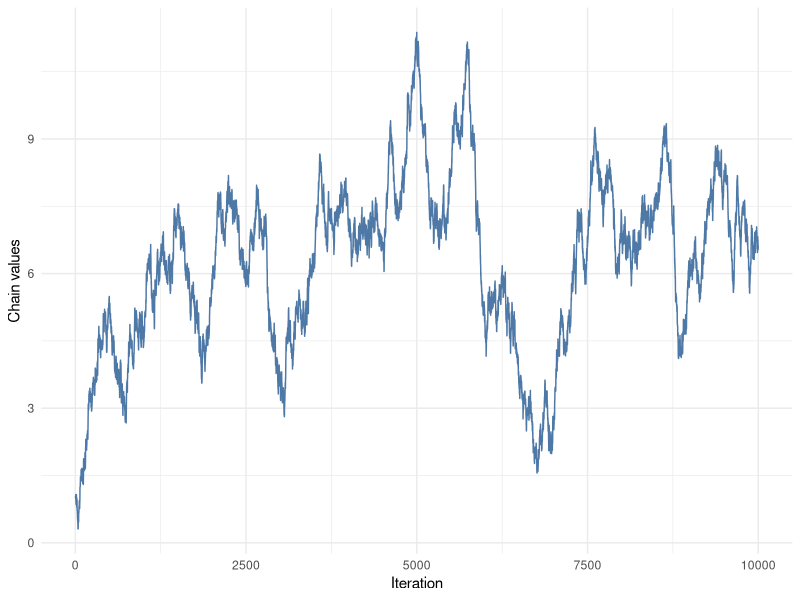
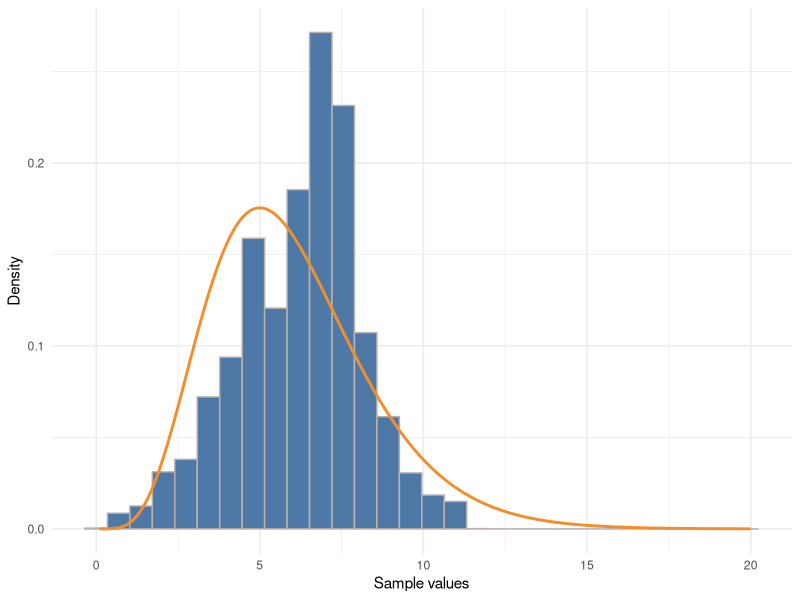
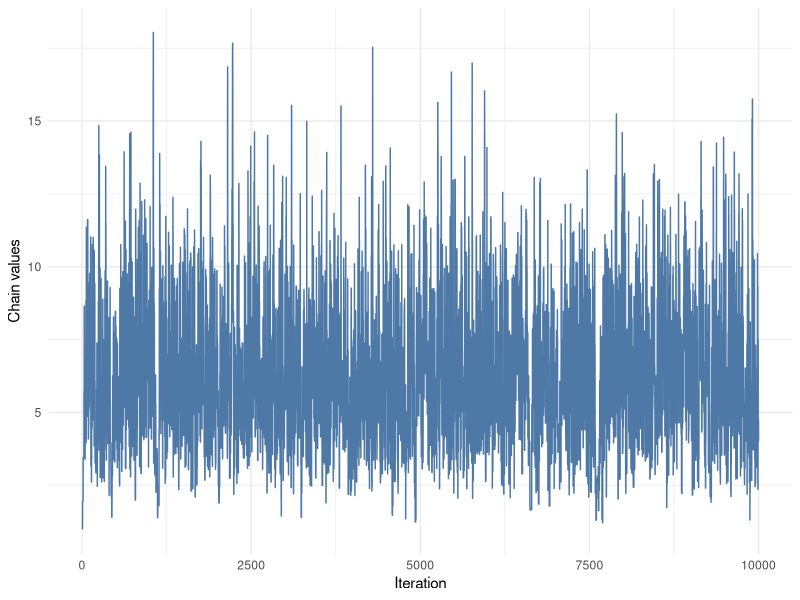
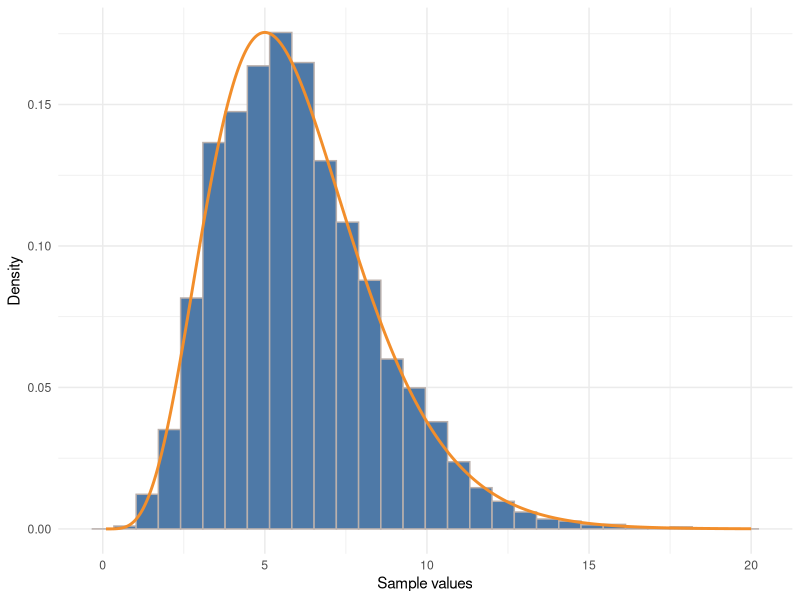
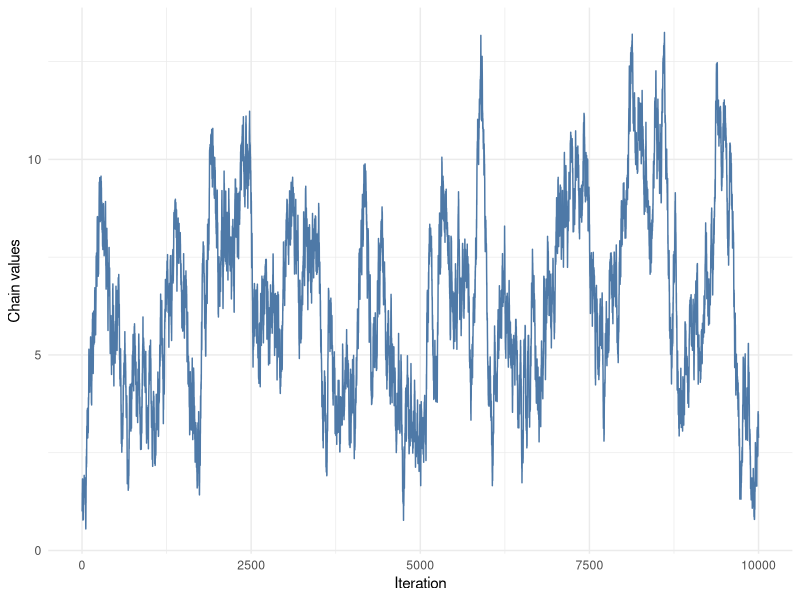
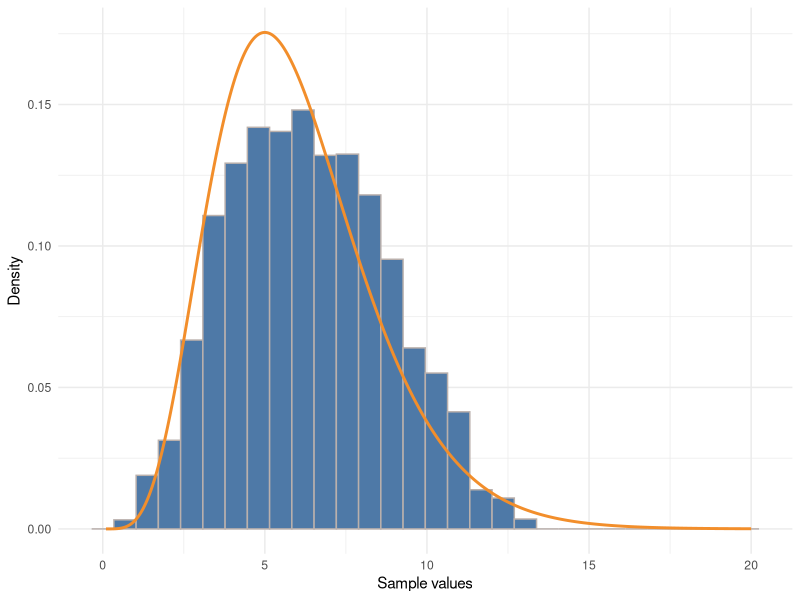
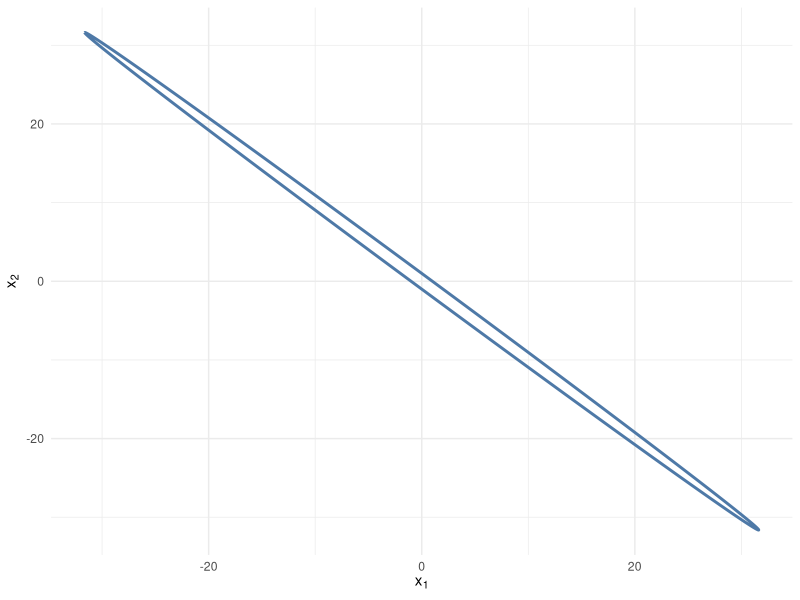
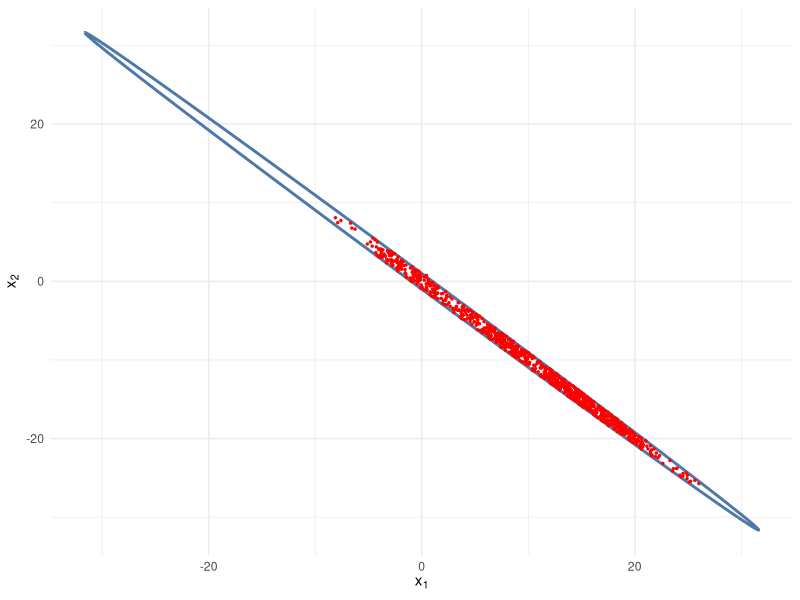

Recreate these plots in R, in order.
## ---- chunk 1
knitr::opts_chunk$set(echo = TRUE, warning = FALSE, message = FALSE)
## ---- chunk 2
library(ggplot2)
library(knitr)
## ---- chunk 3
# define target function
f <- function(x){
  ifelse(x > 0, 120*(x^5)*exp(-x), 0)
}

# Normalize f(x) so it integrates to 1
normalizing_constant <- integrate(f, lower = 0, upper = Inf)$value
f_normalized <- function(x) f(x) / normalizing_constant

# Generate points for the normalized density function
x_f <- seq(0.1, 20, length.out = 1000)
y_f <- sapply(x_f, f_normalized)
data_f <- data.frame(x = x_f, y = y_f)
## ---- chunk 4
MetropolisHastings <- function(x_init, n_iter, prop_dist, prop_dist_rand, target){
  set.seed(1234)
  
  # initial values
  x <- numeric(length = n_iter)
  x[1] <- x_init
  acc <- 0
  
  for(t in 2:(n_iter)){
    
    # get candidate for x from the proposal distribution
    x_candidate <- prop_dist_rand(x[t - 1])
    
    # calculate acceptance rate
    r <- (target(x_candidate) * prop_dist(x[t-1], x_candidate)) / (target(x[t - 1]) * prop_dist(x_candidate, x[t - 1]))
  
    if (runif(1) < min(r, 1)) {
      # Accept new candidate
      x[t] <- x_candidate  
      acc <- acc + 1
      
    } else {
      # Stay at previous value
      x[t] <- x[t - 1]  
    }
  }
  
  return(list(chain = x, acceptance_rate = sum(acc)/n_iter))
}
## ---- chunk 5
prop_normal <- function(x1, x2){dnorm(x1, mean = x2, sd = 0.1)}
prop_normal_rand <- function(x){rnorm(1, mean = x, sd = 0.1)}
res1 <- MetropolisHastings(1, 10000, prop_normal, prop_normal_rand, f)
# x1 <- MetropolisHastings(1, 10000, prop_normal, prop_normal_rand, f)$chain
# acc1 <- MetropolisHastings(1, 10000, prop_normal, prop_normal_rand, f)$acceptance

prop_chi <- function(x1, x2){dchisq(x1, df = floor(x2))}
prop_chi_rand <- function(x){rchisq(1, df = floor(x))}
res2 <- MetropolisHastings(1, 10000, prop_chi, prop_chi_rand, f)
# x2 <- MetropolisHastings(1, 10000, prop_chi, prop_chi_rand, f)$chain
# acc2 <- MetropolisHastings(1, 10000, prop_chi, prop_chi_rand, f)$acceptance

prop_unif <- function(x1, x2){dunif(x1, min = x2 - 0.5, max = x2 + 0.5)}
prop_unif_rand <- function(x){runif(1, x - 0.5, x + 0.5)}
res3 <- MetropolisHastings(1, 10000, prop_unif, prop_unif_rand, f)
# x3 <- MetropolisHastings(1, 10000, prop_unif, prop_unif_rand, f)$chain
# acc3 <- MetropolisHastings(1, 10000, prop_unif, prop_unif_rand, f)$acceptance

data <- data.frame(it = 1:10000, x1 = res1$chain, x2 = res2$chain, x3 = res3$chain)
## ---- chunk 6
ggplot(data, aes(x = it, y = x1)) + 
  geom_line(col = "#4E79A7") + 
  theme_minimal() + 
  labs(x = "Iteration", y = "Chain values")
## ---- chunk 7
ggplot(data, aes(x = x1)) + 
  geom_histogram(aes(y = ..density..), color = "#BAB0AC", fill = "#4E79A7", bins = 30) + 
  geom_line(data = data_f, aes(x = x, y = y), color = "#F28E2B", linewidth = 1) + 
  theme_minimal() + 
  labs(x = "Sample values", y = "Density")
## ---- chunk 8
ggplot(data, aes(x = it, y = x2)) + 
  geom_line(col = "#4E79A7", size = 0.5) + 
  theme_minimal() + 
  labs(x = "Iteration", y = "Chain values")
## ---- chunk 9
ggplot(data, aes(x = x2)) + 
  geom_histogram(aes(y = ..density..), color = "#BAB0AC", fill = "#4E79A7", bins = 30) + 
  geom_line(data = data_f, aes(x = x, y = y), color = "#F28E2B", linewidth = 1) + 
  theme_minimal() + 
  labs(x = "Sample values", y = "Density")
## ---- chunk 10
ggplot(data, aes(x = it, y = x3)) + 
  geom_line(col = "#4E79A7") + 
  theme_minimal() + 
  labs(x = "Iteration", y = "Chain values")
## ---- chunk 11
ggplot(data, aes(x = x3)) + 
  geom_histogram(aes(y = ..density..), color = "#BAB0AC", fill = "#4E79A7", bins = 30) + 
  geom_line(data = data_f, aes(x = x, y = y), color = "#F28E2B", linewidth = 1) + 
  theme_minimal() + 
  labs(x = "Sample values", y = "Density")
## ---- chunk 12
mean_values <- c(mean(data$x1), mean(data$x2), mean(data$x3))
distribution <- c("Normal", "Chi", "Uniform")
mean_data <- data.frame("Proposal distribution" = distribution, "Mean values" = mean_values)
kable(mean_data, caption = "Sample mean values")
## ---- chunk 13
library(ggplot2)
library(knitr)
## ---- chunk 14
#a draw the boundary 
w  <- 1.999
x_max <- sqrt(4 / (4 - w^2))  # maximum of x1
xv <- seq(-x_max, x_max, by=0.01)  # x1


x2_pos <- -(w/2)*xv + sqrt(1 - (1 - w^2/4) * xv^2)
x2_neg <- -(w/2)*xv - sqrt(1 - (1 - w^2/4) * xv^2)


ellipse_df <- data.frame(
  x1=c(xv,rev(xv)),
  x2=c(x2_pos,rev(x2_neg))
)

ggplot(ellipse_df,aes(x=x1,y=x2))+
  geom_path(color="#4E79A7",size=1)+
  labs(x=expression(x[1]),y=expression(x[2]))+
  theme_minimal()
## ---- chunk 15
#c Gibbs sampling

gibbsSampling <- function(n,W){
  
  #initialize x1 and x2
  X1 <- numeric(n)
  X2 <- numeric(n)
  
  #initialize the first iteration
  X1[1] <- runif(1,-1,1)
  X2[1] <- runif(1,-1,1)
  
  for(i in 2:n){
   #generating x1 given x2
   X1_range <- c(-0.5*W*X2[i-1]-sqrt(1-(1-1/4*W^2)*X2[i-1]^2),-0.5*W*X2[i-1]+sqrt(1-(1-1/4*W^2)*X2[i-1]^2))
   X1[i] <- runif(1,min = X1_range[1],max = X1_range[2]) 
    
   #generating x2 given x1
   X2_range <- c(-0.5*W*X1[i]-sqrt(1-(1-1/4*W^2)*X1[i]^2),-0.5*W*X1[i]+sqrt(1-(1-1/4*W^2)*X1[i]^2))
   X2[i] <- runif(1,min = X2_range[1],max = X2_range[2])
    
  }
   result <- data.frame(X1,X2)
   return(result)
}
set.seed(12345)
samples <- gibbsSampling(1000,1.999)
ggplot(ellipse_df,aes(x=x1,y=x2))+
  geom_path(color="#4E79A7",size=1)+
  labs(x=expression(x[1]),y=expression(x[2]))+
  geom_point(data=samples,aes(x = X1, y = X2), color = "red", size = 0.5) +
  theme_minimal()

## ---- chunk 16
#repeat the sampling 
prob_x1 <- function(sample,n){
  prob <- sum(sample$X1>0)/n
  return(prob)
  
}
set.seed(12345)
probs <- numeric(10)
sample_result <- list()
for (i in 1:10) {
  sample_result[[i]] <- gibbsSampling(1000,1.999)
  probs[i] <- prob_x1(sample_result[[i]],1000)
}
kable(probs,caption = "Probability of X1>0")


## ---- chunk 17
#calculate U1 = X1 - X2, U2 = X1 + X2
U1<- c(xv - x2_pos, rev(xv - x2_neg))
U2 <- c(xv + x2_pos, rev(xv + x2_neg))

#plot the boundaries of U
ellipse_U_df <- data.frame(U1 = U1, U2 = U2)
ggplot(ellipse_U_df, aes(x = U1, y = U2)) +
  geom_path(color = "#4E79A7", size = 1) +  
  labs(x = expression(U[1]), y = expression(U[2])) +
  theme_minimal()
## ---- chunk 18
#generate 1000 random variables using Gibbs Sampling
gibbsSampling_U <- function(n, W) {
  # initialize U1 and U2 
  U1 <- numeric(n)
  U2 <- numeric(n)
  
  # initialize the first iteration
  U1[1] <- 0  
  U2[1] <- 0
  
  for (i in 2:n) {
    # given U2[i-1],generate U1[i]
    numerator_U1 <- 4 - (2 + W) * U2[i-1]^2
    U1_max <- sqrt(numerator_U1 / (2 - W))
    U1_range <- c(-U1_max, U1_max)
    
    U1[i] <- runif(1, min = U1_range[1], max = U1_range[2])
    
    # given U1[i],generate U2[i]
    numerator_U2 <- 4 - (2 - W) * U1[i]^2
    U2_max <- sqrt(numerator_U2 / (2 + W))
    U2_range <- c(-U2_max, U2_max)
    U2[i] <- runif(1, min = U2_range[1], max = U2_range[2])
  }
  data.frame(U1, U2)
}
set.seed(12345)
sample_U <- gibbsSampling_U(1000,1.999)


#plot the samples of U
ggplot(ellipse_U_df, aes(x = U1, y = U2)) +
  geom_path(color = "#4E79A7", size = 1) +  
  labs(x = expression(U[1]), y = expression(U[2])) +
  geom_point(data=sample_U,aes(x = U1, y = U2), color = "red", size = 1) +
  theme_minimal()

## ---- chunk 19
#calculate P(x1>0)
samples_U_transformed_df <- data.frame(
  X1=(sample_U$U1+sample_U$U2)/2,
  X2=(sample_U$U2-sample_U$U1)/2
)


prob_X1_gibbs <- prob_x1(samples_U_transformed_df,1000)


cat("The probability of X1 > 0:",prob_X1_gibbs,"\n")

## ---- chunk 20
#repeat the sampling
prob_U <- function(sample,n){
  prob <- sum((sample$U2 + sample$U1) / 2 > 0) / 1000
  return(prob)
  
}
set.seed(12345)
probs_u <- numeric(10)
sample_U_result <- list()
for (i in 1:10) {
  sample_U_result[[i]] <- gibbsSampling_U(1000,1.999)
  probs_u[i] <- prob_U (sample_U_result[[i]],1000)
}
kable(probs_u,caption = "Probability of X1>0")

